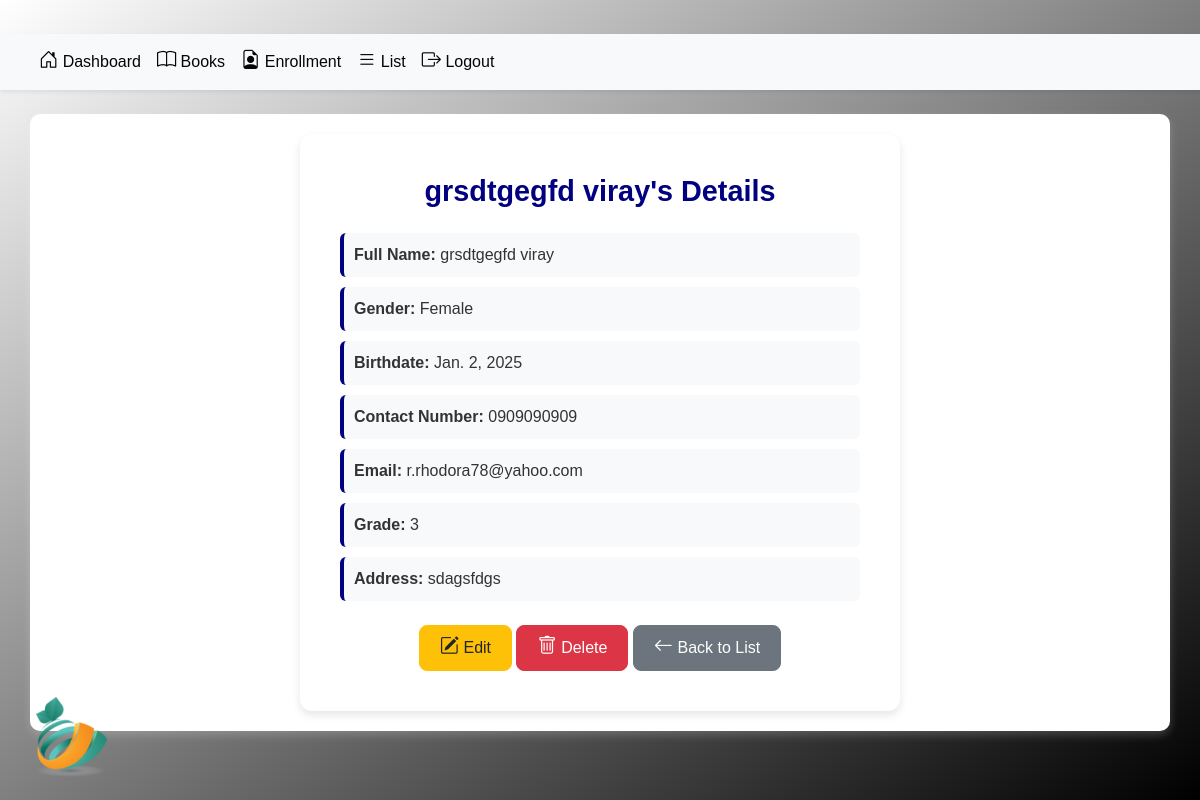
The page /student/2/ on the database its author committed.
### app/models.py (models this page shows, shortened)
class Student(models.Model):
    first_name = models.CharField(max_length=255)
    last_name = models.CharField(max_length=255)
    gender = models.CharField(
        max_length=10,
        choices=[('Male', 'Male'), ('Female', 'Female'), ('Other', 'Other')],
        default='Male'
    )
    birthdate = models.DateField()
    contact_number = models.CharField(max_length=15)
    email = models.EmailField(unique=True)
    grade = models.PositiveIntegerField()
    address = models.TextField()
    guardian_name = models.CharField(max_length=255)
    nationality = models.CharField(max_length=50)
    student_number = models.CharField(max_length=50, unique=True)

### app/views.py (the view)
# urls.py: path('student/<int:student_id>/', views.student_detail, name='student_detail')
def student_detail(request, student_id):
    student = get_object_or_404(Student, id=student_id)
    return render(request, 'app/student_detail.html', {'student': student})

### app/templates/app/student_detail.html (shortened to what this page needs)
{% load static %}
{% block content %}
<head>
    <link href="https://cdn.jsdelivr.net/npm/bootstrap-icons/font/bootstrap-icons.css" rel="stylesheet">
    <link href="https://stackpath.bootstrapcdn.com/bootstrap/4.5.2/css/bootstrap.min.css" rel="stylesheet">
    <link href="{% static 'css/base.css' %}" rel="stylesheet">
</head>
<div class="text-center my-4">
    <img class="mylogo img-fluid" src="{% static 'images/logo.png' %}" alt="Logo">
</div>
{% include 'app/adminbar.html' %}
<div class="container">
    <div class="detail-container">
        <h3 class="section-title mb-4">{{ student.first_name }} {{ student.last_name }}'s Details</h3>
        <p><strong>Full Name:</strong> {{ student.first_name }} {{ student.last_name }}</p>
        <p><strong>Gender:</strong> {{ student.gender }}</p>
        <p><strong>Birthdate:</strong> {{ student.birthdate }}</p>
        <p><strong>Contact Number:</strong> {{ student.contact_number }}</p>
        <p><strong>Email:</strong> {{ student.email }}</p>
        <p><strong>Grade:</strong> {{ student.grade }}</p>
        <p><strong>Address:</strong> {{ student.address }}</p>
        <div class="text-center mt-4">
            <a href="{% url 'student_update' student.id %}" class="btn btn-warning">
                <i class="bi bi-pencil-square"></i> Edit
            </a>
            <a href="{% url 'student_delete' student.id %}" class="btn btn-danger">
                <i class="bi bi-trash"></i> Delete
            </a>
            <a href="{% url 'student_list' %}" class="btn btn-secondary">
                <i class="bi bi-arrow-left"></i> Back to List
            </a>
        </div>
    </div>
</div>
{% endblock content %}

### static/css/base.css (style rules this page uses)
.section-title { color: #ffffff; font-weight: bold; font-size: 1.5rem; margin-bottom: 15px; }
.container { background-color: rgb(255, 255, 255); border-radius: 10px; box-shadow: 0 4px 10px rgba(255, 255, 255, 0.2); padding: 20px; margin-top: 20px; }
.mylogo { width: 100px; height: auto; position: fixed; bottom: 20px; left: 20px; z-index: 999; }
.bi { font-size: 1.2rem; }
.btn { border-radius: 8px; }
.section-title { font-weight: 600; font-size: 1.5rem; color: navy; }
.btn { border-radius: 8px; font-weight: 500; }

### app/templates/app/student_detail.html (style rules this page uses)
.detail-container { background-color: white; border-radius: 12px; padding: 40px; max-width: 600px; margin: auto; box-shadow: 0 4px 8px rgba(0, 0, 0, 0.1); }
.section-title { font-weight: bold; font-size: 1.8rem; color: navy; text-align: center; }
.detail-container p { font-size: 1rem; font-weight: 500; padding: 10px; background-color: #f8f9fa; border-radius: 6px; margin-bottom: 10px; border-left: 4px solid navy; }
.btn { border-radius: 8px; font-size: 1rem; padding: 10px 20px; transition: all 0.3s ease; }

### rows shown on the page
Student: first_name "grsdtgegfd", last_name "viray", gender "Female", birthdate "Jan. 2, 2025", contact_number "0909090909", email "r.rhodora78@yahoo.com", grade "3", address "sdagsfdgs"
